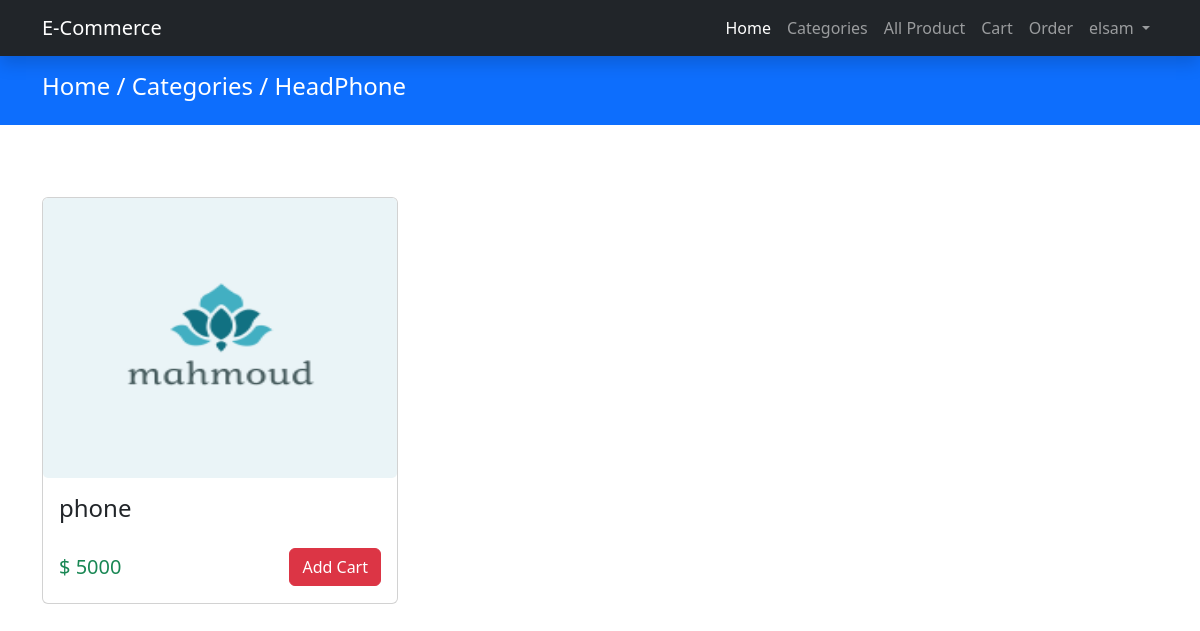
/E-commerce/product.php?id=4&name=HeadPhone (signed in), run on the app's committed database.
### tables this page shows
CREATE TABLE `products` (
  `id` int(11) NOT NULL,
  `name` varchar(75) DEFAULT NULL,
  `price` int(11) DEFAULT NULL,
  `status` int(11) DEFAULT NULL,
  `qty` int(11) DEFAULT NULL,
  `image` varchar(255) DEFAULT NULL,
  `cat_id` bigint(20) DEFAULT NULL
);

### E-commerce/product.php (the view, shortened to what this page needs)
<?php require_once "./pages/header.php" ?>
<?php require_once "./pages/navbar.php";
$sql = "SELECT * FROM `products`";
$result = mysqli_query($conn, $sql);
$row = mysqli_fetch_all($result, MYSQLI_ASSOC);
$myData = $row;
$id = $_GET["id"];
$title = $_GET["name"];
?>
<div class="py-3 mb-4 bg-primary">
    <div class="container">
        <h4 class="text-white">
            <a href="index.php" class="text-white text-capitalize text-decoration-none">Home</a> /
            <a href="./categories.php" class="text-white text-capitalize text-decoration-none">Categories</a> /
            <a href="./product.php" class="text-white text-capitalize text-decoration-none">
                <?= $title ?>
            </a>
        </h4>
    </div>
</div>
<div class="py-5">
    <div class="container">
        <div class="row row-cols-1 row-cols-md-4 g-4">
            <?php
            foreach ($myData as $key => $value) {
                if ($myData[$key]["status"] == 1 && $myData[$key]['cat_id'] == $id) {
                    ?>
                    <div class="col-12 col-sm-12 col-md-6 col-lg-4">
                        <div class="card">
                            <img class="card-img" height="280" src="./Admin/img/product_img/<?= $myData[$key]["image"] ?>"
                                alt="<?= $myData[$key]["name"] ?>">
                            <div class="card-body">
                                <h4 class="card-title">
                                    <?= $myData[$key]["name"] ?>
                                </h4>
                                <div class="buy d-flex justify-content-between align-items-center">
                                    <div class="price text-success">
                                        <h5 class="mt-4">$
                                            <?= $myData[$key]["price"] ?>
                                        </h5>
                                    </div>
                                    <a href="./controller/AddCart.php?id=<?= $myData[$key]["id"] ?>"
                                        class="btn btn-danger mt-3">
                                        Add Cart
                                    </a>
                                </div>
                            </div>
                        </div>
                    </div>
                    <?php
                }
            }
            ?>
        </div>
    </div>
</div>
<?php require_once "./pages/footer.php" ?>

### data on the page
products: image (picture), name "phone", price "5000"

### other printed values
$_SESSION["auth"]["name"] "elsam"
$title "HeadPhone"
